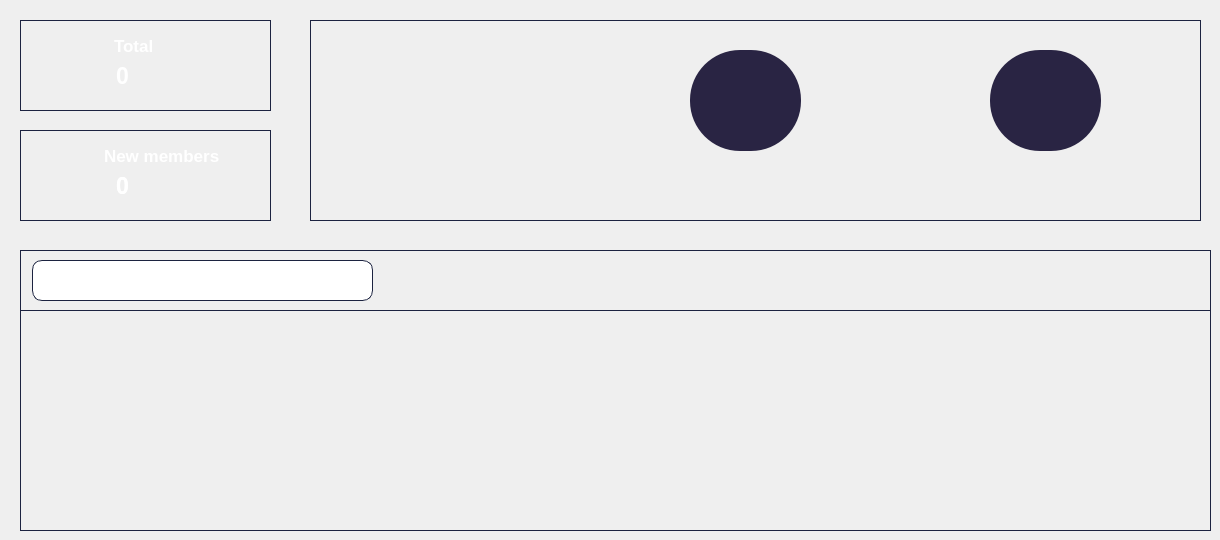
       <widget class="QWidget" name="page_11">
        <widget class="QLabel" name="label_32">
         <property name="geometry">
          <rect>
           <x>20</x>
           <y>20</y>
           <width>251</width>
           <height>91</height>
          </rect>
         </property>
         <property name="styleSheet">
          <string notr="true">QLabel {
	border : 1px solid #1c2340;
}</string>
         </property>
         <property name="text">
          <string/>
         </property>
        </widget>
        <widget class="QLineEdit" name="lineEdit_2">
         <property name="geometry">
          <rect>
           <x>32</x>
           <y>260</y>
           <width>341</width>
           <height>41</height>
          </rect>
         </property>
         <property name="styleSheet">
          <string notr="true">QLineEdit {
	border : 1px solid #1c2340;
	padding: 5px 5px 5px 55px;
	color: #ffffff;
	border-radius: 10px;	
}</string>
         </property>
         <property name="text">
          <string/>
         </property>
        </widget>
        <widget class="QLabel" name="label_29">
         <property name="geometry">
          <rect>
           <x>50</x>
           <y>272</y>
           <width>31</width>
           <height>21</height>
          </rect>
         </property>
         <property name="styleSheet">
          <string notr="true">QLabel {
 	background-position: center top;
    background-repeat: no-repeat;
    background-origin: content;
    background-image: url(&quot;:/icons/menu/admin/personnel/search.png&quot;);
}
</string>
         </property>
         <property name="text">
          <string/>
         </property>
        </widget>
        <widget class="QPushButton" name="pushButton_14">
         <property name="geometry">
          <rect>
           <x>1160</x>
           <y>270</y>
           <width>41</width>
           <height>31</height>
          </rect>
         </property>
         <property name="styleSheet">
          <string notr="true">QPushButton {
	font-weight: 500;
	text-align: center;
    vertical-align: middle;
	background-color: transparent;
	padding: 5px 5px 5px 5px;
    color: #fff;
	font-size: 11px;
	border : 0;
	border-right: 3px solid transparent;
 	background-position: center top;
    background-repeat: no-repeat;
    background-origin: content;
    background-image: url(&quot;:/icons/menu/admin/personnel/add-user.png&quot;);
}

QPushButton:hover {
	color: #ffffff;
	font-weight: 500;
	background-image: url(&quot;:/icons/menu/admin/personnel/add-user-hover.png&quot;);
}</string>
         </property>
         <property name="text">
          <string/>
         </property>
        </widget>
        <widget class="QLabel" name="label_28">
         <property name="geometry">
          <rect>
           <x>20</x>
           <y>250</y>
           <width>1191</width>
           <height>61</height>
          </rect>
         </property>
         <property name="styleSheet">
          <string notr="true">QLabel {
	border : 1px solid #1c2340;
}</string>
         </property>
         <property name="text">
          <string/>
         </property>
        </widget>
        <widget class="QLabel" name="label_33">
         <property name="geometry">
          <rect>
           <x>100</x>
           <y>30</y>
           <width>71</width>
           <height>31</height>
          </rect>
         </property>
         <property name="styleSheet">
          <string notr="true">QLabel {
	font-weight: 1000;
	text-align: center;
    vertical-align: middle;
	background-color: transparent;
    color: #fff;
	font-size: 17px;
	border : 0;
 	padding: 0px 0px 0px 10px;
}</string>
         </property>
         <property name="text">
          <string>Total</string>
         </property>
        </widget>
        <widget class="QLabel" name="personnelTotal">
         <property name="geometry">
          <rect>
           <x>100</x>
           <y>60</y>
           <width>161</width>
           <height>31</height>
          </rect>
         </property>
         <property name="styleSheet">
          <string notr="true">QLabel {
	font-weight: 1000;
	text-align: center;
    vertical-align: middle;
	background-color: transparent;
    color: #fff;
	font-size: 23px;
	border : 0;
 	padding: 0px 0px 0px 10px;
}</string>
         </property>
         <property name="text">
          <string>0</string>
         </property>
        </widget>
        <widget class="QTableView" name="tabpersonnel">
         <property name="geometry">
          <rect>
           <x>20</x>
           <y>310</y>
           <width>1191</width>
           <height>221</height>
          </rect>
         </property>
         <property name="styleSheet">
          <string notr="true">QLineEdit {
	line-height: 1;
    color: #e9e6e6;
    background-color: #2b2e4c;
    background-clip: padding-box;
	border-radius: 2px;	
	border: 1px solid #414561;
    font-weight: 400;
	font-size: 16px;
    padding: 0.875rem 1.375rem;
	color: #ffffff;
}

QPushButton {
	font-weight: 600;
	text-align: center;
    vertical-align: middle;
   	background-color: transparent;
    border: 1px solid transparent;
	color: #6640b2;
    border-color: #6640b2;
}

QPushButton:hover {
    background-color: #6640b2;
	color: #ffffff;
	font-weight: 600;
}
QPushButton:pressed {
    background-color: #6640b2;
	color: #ffffff;
	font-weight: 600;
}


QTableView{
	background-color: transparent;
	gridline-color: #1c2340;
	color: #ffffff;
	alternate-background-color: #1d1a36;
	border : 1px solid #1c2340;
}
QTableView::item:focus
{
  	background-color: #2e3657;
	font-weight: 500;
}
QTableView::item
{
   text-align: center;
}

QHeaderView {
	background-color: #292443;
 }
QHeaderView::section {
	spacing: 10px;
 	background-color: #292443;
	color: #929292;
	margin: 1px;
	border: 0;
 	text-align: center;
  	font-family: arial;
	font-size: 12px;
	padding: 8px 0px 5px 0px;
 }

QTableView QTableCornerButton::section {
    background-color: #292443;
}
</string>
         </property>
        </widget>
        <widget class="QLabel" name="label_38">
         <property name="geometry">
          <rect>
           <x>100</x>
           <y>170</y>
           <width>161</width>
           <height>31</height>
          </rect>
         </property>
         <property name="styleSheet">
          <string notr="true">QLabel {
	font-weight: 1000;
	text-align: center;
    vertical-align: middle;
	background-color: transparent;
    color: #fff;
	font-size: 23px;
	border : 0;
 	padding: 0px 0px 0px 10px;
}</string>
         </property>
         <property name="text">
          <string>0</string>
         </property>
        </widget>
        <widget class="QLabel" name="label_31">
         <property name="geometry">
          <rect>
           <x>20</x>
           <y>130</y>
           <width>251</width>
           <height>91</height>
          </rect>
         </property>
         <property name="styleSheet">
          <string notr="true">QLabel {
	border : 1px solid #1c2340;
}</string>
         </property>
         <property name="text">
          <string/>
         </property>
        </widget>
        <widget class="QLabel" name="label_37">
         <property name="geometry">
          <rect>
           <x>40</x>
           <y>140</y>
           <width>71</width>
           <height>61</height>
          </rect>
         </property>
         <property name="styleSheet">
          <string notr="true">QLabel {
	padding: 10px 15px 15px 0px;
	text-align: center;
    vertical-align: middle;
	background-color: transparent;
	border : 0;
 	background-position: center top;
    background-repeat: no-repeat;
    background-origin: content;
    background-image: url(&quot;:/icons/menu/admin/personnel/new.png&quot;);
}
</string>
         </property>
         <property name="text">
          <string/>
         </property>
        </widget>
        <widget class="QLabel" name="label_36">
         <property name="geometry">
          <rect>
           <x>30</x>
           <y>30</y>
           <width>71</width>
           <height>61</height>
          </rect>
         </property>
         <property name="styleSheet">
          <string notr="true">QLabel {
	padding: 10px 15px 15px 0px;
	text-align: center;
    vertical-align: middle;
	background-color: transparent;
	border : 0;
 	background-position: center top;
    background-repeat: no-repeat;
    background-origin: content;
    background-image: url(&quot;:/icons/menu/admin/personnel/group.png&quot;);
}
</string>
         </property>
         <property name="text">
          <string/>
         </property>
        </widget>
        <widget class="QLabel" name="label_35">
         <property name="geometry">
          <rect>
           <x>90</x>
           <y>140</y>
           <width>231</width>
           <height>31</height>
          </rect>
         </property>
         <property name="styleSheet">
          <string notr="true">QLabel {
	font-weight: 1000;
	text-align: center;
    vertical-align: middle;
	background-color: transparent;
    color: #fff;
	font-size: 17px;
	border : 0;
 	padding: 0px 0px 0px 10px;
}</string>
         </property>
         <property name="text">
          <string>New members</string>
         </property>
        </widget>
        <widget class="QLabel" name="statBox">
         <property name="geometry">
          <rect>
           <x>310</x>
           <y>20</y>
           <width>891</width>
           <height>201</height>
          </rect>
         </property>
         <property name="styleSheet">
          <string notr="true">QLabel {
	border : 1px solid #1c2340;
}</string>
         </property>
         <property name="text">
          <string/>
         </property>
        </widget>
        <widget class="QLabel" name="statcircle">
         <property name="geometry">
          <rect>
           <x>390</x>
           <y>50</y>
           <width>111</width>
           <height>101</height>
          </rect>
         </property>
         <property name="styleSheet">
          <string notr="true">QLabel {
	background: qlineargradient(x1: 1,
  stop: 0 #000000, 
  stop: 0.5 #000000,
  stop: 0.51 #000000,
  stop: 0.54 #A1C72E,
  stop: 1.0 #ffffff, y1: 0, x2: 0, y2: 1,
  stop: 0 #000000, 
  stop: 0.5 #000000,
  stop: 0.51 #000000,
  stop: 0.54 #A1C72E,
  stop: 1.0 #ffffff);
	border-radius: 50%;
}</string>
         </property>
         <property name="text">
          <string/>
         </property>
        </widget>
        <widget class="QLabel" name="statcircle_2">
         <property name="geometry">
          <rect>
           <x>690</x>
           <y>50</y>
           <width>111</width>
           <height>101</height>
          </rect>
         </property>
         <property name="styleSheet">
          <string notr="true">QLabel {
	background-color: #292443;
	border-radius: 50%;
}</string>
         </property>
         <property name="text">
          <string/>
         </property>
        </widget>
        <widget class="QLabel" name="statcircle_3">
         <property name="geometry">
          <rect>
           <x>990</x>
           <y>50</y>
           <width>111</width>
           <height>101</height>
          </rect>
         </property>
         <property name="styleSheet">
          <string notr="true">QLabel {
	background-color: #292443;
	border-radius: 50%;
}</string>
         </property>
         <property name="text">
          <string/>
         </property>
        </widget>
        <widget class="QLabel" name="label_39">
         <property name="geometry">
          <rect>
           <x>100</x>
           <y>170</y>
           <width>161</width>
           <height>31</height>
          </rect>
         </property>
         <property name="styleSheet">
          <string notr="true">QLabel {
	font-weight: 1000;
	text-align: center;
    vertical-align: middle;
	background-color: transparent;
    color: #fff;
	font-size: 23px;
	border : 0;
 	padding: 0px 0px 0px 10px;
}</string>
         </property>
         <property name="text">
          <string>0</string>
         </property>
        </widget>
        <zorder>label_28</zorder>
        <zorder>label_32</zorder>
        <zorder>lineEdit_2</zorder>
        <zorder>label_29</zorder>
        <zorder>pushButton_14</zorder>
        <zorder>label_33</zorder>
        <zorder>personnelTotal</zorder>
        <zorder>label_38</zorder>
        <zorder>label_31</zorder>
        <zorder>label_37</zorder>
        <zorder>label_36</zorder>
        <zorder>label_35</zorder>
        <zorder>tabpersonnel</zorder>
        <zorder>statBox</zorder>
        <zorder>statcircle</zorder>
        <zorder>statcircle_2</zorder>
        <zorder>statcircle_3</zorder>
        <zorder>label_39</zorder>
       </widget>
